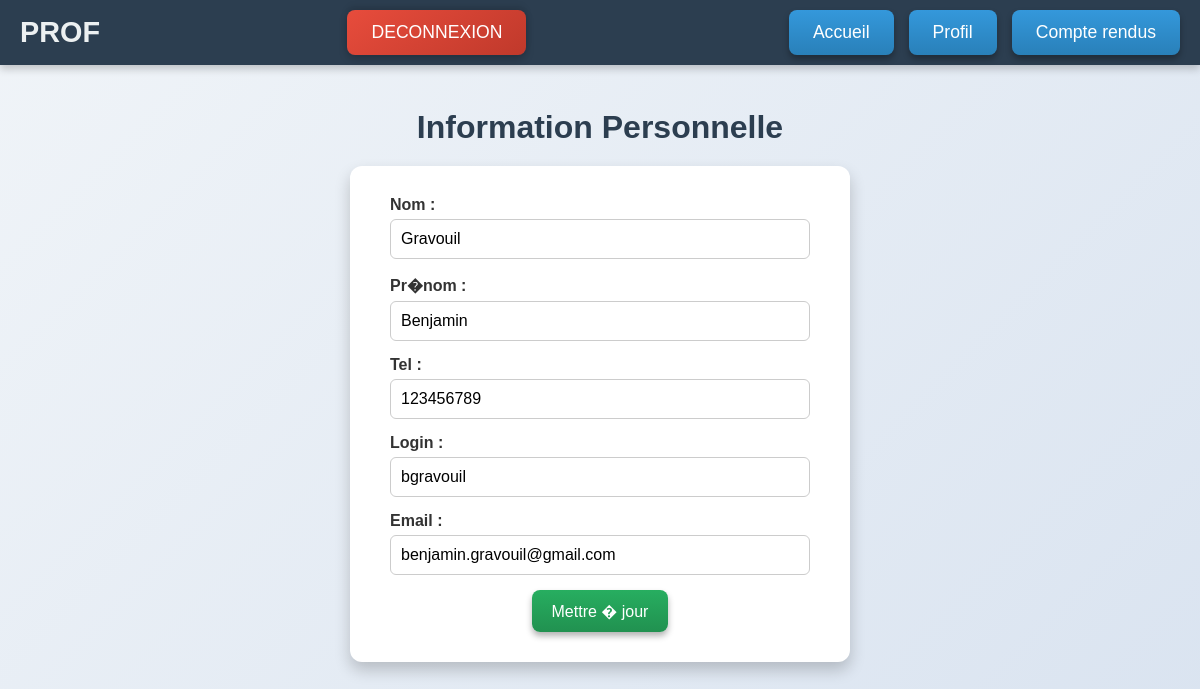
The app's page /perso.php (signed in) with its own data.
### tables this page shows
CREATE TABLE `utilisateur` (
  `num` int(10) NOT NULL,
  `nom` varchar(100) DEFAULT NULL,
  `prenom` varchar(100) DEFAULT NULL,
  `tel` int(20) DEFAULT NULL,
  `login` varchar(100) DEFAULT NULL,
  `motdepasse` varchar(100) DEFAULT NULL,
  `type` int(1) DEFAULT NULL,
  `email` varchar(100) DEFAULT NULL,
  `option` int(1) NOT NULL COMMENT '0 pour ELEVE; 1 pour PROF',
  `num_stage` int(10) DEFAULT NULL
);

### perso.php (the view, shortened to what this page needs)
<?php
include '_conf.php';
?>
<!DOCTYPE html>
<html>
<head>
    <link rel="stylesheet" href="style.css">
</head>
<body>
<?php
if (isset($_SESSION["login"]))
    {
        $id = $_SESSION["id"];
        if($_SESSION["type"]==0)
        {
            include '_menuEleve.php';
        }
        else
        {
            include '_menuProf.php';
        }
        $connexion = mysqli_connect($serveurBDD,$userBDD,$mdpBDD,$nomBDD);
        $requete="Select * from utilisateur WHERE num = '$id'";
        $resultat = mysqli_query($connexion, $requete);
        while($donnees = mysqli_fetch_assoc($resultat))
         {
            $nom = $donnees['nom'];
            $prenom = $donnees['prenom'];
            $tel = $donnees['tel'];
            $login = $donnees['login'];
            $email = $donnees['email'];
         }
         ?>
         <section id="formulaire" class="form-container">
            <h2>Information Personnelle</h2>
            <form action="perso.php" method="post">
                <div class="form-group">
                    <label>Nom :</label>
                    <input type="text" name="nom" value="<?php echo $nom ?>">
                </div>
                <div class="form-group">
                    <label>Pr�nom :</label>
                    <input type="text" name="prenom" value="<?php echo $prenom ?>">
                </div>
                <div class="form-group">
                    <label>Tel :</label>
                    <input type="text" name="tel" value="<?php echo $tel ?>">
                </div>
                <div class="form-group">
                    <label>Login :</label>
                    <input type="text" name="login" value="<?php echo $login ?>">
                </div>
                <div class="form-group">
                    <label>Email :</label>
                    <input type="text" name="email" value="<?php echo $email ?>">
                </div>
                <button type="submit" class="btn-submit" name="envoi_info" value="1">Mettre � jour</button>
            </form>
        </section>
         <?php
    }
?>
</body>
</html>

### style.css (style rules this page uses)
* { margin: 0; padding: 0; box-sizing: border-box; font-family: 'Arial', sans-serif; }
body { background: linear-gradient(135deg, #f0f4f8, #d9e3f0); color: #333; min-height: 100vh; }
.form-container { display: flex; flex-direction: column; align-items: center; justify-content: center; min-height: 80vh; text-align: center; }
.form-container h2 { font-size: 2rem; margin-bottom: 20px; color: #2c3e50; }
form { background: #ffffff; padding: 30px 40px; border-radius: 12px; box-shadow: 0 8px 16px rgba(0, 0, 0, 0.2); width: 100%; max-width: 500px; }
.form-group { margin-bottom: 15px; text-align: left; }
label { font-weight: bold; display: block; margin-bottom: 5px; color: #333; }
input { width: 100%; padding: 10px; font-size: 1rem; border: 1px solid #ccc; border-radius: 6px; transition: border-color 0.3s ease, box-shadow 0.3s ease; }
.btn-submit { background: linear-gradient(to bottom, #27ae60, #219150); color: #fff; border: none; padding: 10px 20px; font-size: 1rem; border-radius: 8px; box-shadow: 0 4px 6px rgba(0, 0, 0, 0.3); cursor: pointer; transition: all 0.3s ease; }

### records on screen
utilisateur: nom "Gravouil", prenom "Benjamin", tel "123456789", login "bgravouil", email "benjamin.gravouil@gmail.com"
